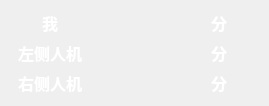
<?xml version="1.0" encoding="UTF-8"?>
<ui version="4.0">
 <class>ScorePanel</class>
 <widget class="QWidget" name="ScorePanel">
  <property name="geometry">
   <rect>
    <x>0</x>
    <y>0</y>
    <width>269</width>
    <height>102</height>
   </rect>
  </property>
  <property name="windowTitle">
   <string>Form</string>
  </property>
  <layout class="QGridLayout" name="gridLayout">
   <item row="0" column="0">
    <widget class="QLabel" name="myTitle">
     <property name="font">
      <font>
       <family>微软雅黑</family>
       <pointsize>12</pointsize>
       <bold>true</bold>
      </font>
     </property>
     <property name="styleSheet">
      <string notr="true">color: rgb(255, 255, 255);</string>
     </property>
     <property name="text">
      <string>我</string>
     </property>
     <property name="alignment">
      <set>Qt::AlignmentFlag::AlignCenter</set>
     </property>
    </widget>
   </item>
   <item row="0" column="1">
    <widget class="QLabel" name="myScore">
     <property name="font">
      <font>
       <family>微软雅黑</family>
       <pointsize>12</pointsize>
       <bold>true</bold>
      </font>
     </property>
     <property name="styleSheet">
      <string notr="true">color: rgb(255, 255, 255);</string>
     </property>
     <property name="text">
      <string/>
     </property>
     <property name="alignment">
      <set>Qt::AlignmentFlag::AlignCenter</set>
     </property>
    </widget>
   </item>
   <item row="0" column="2">
    <widget class="QLabel" name="score1">
     <property name="font">
      <font>
       <family>微软雅黑</family>
       <pointsize>12</pointsize>
       <bold>true</bold>
      </font>
     </property>
     <property name="styleSheet">
      <string notr="true">color: rgb(255, 255, 255);</string>
     </property>
     <property name="text">
      <string>分</string>
     </property>
     <property name="alignment">
      <set>Qt::AlignmentFlag::AlignCenter</set>
     </property>
    </widget>
   </item>
   <item row="1" column="0">
    <widget class="QLabel" name="leftTitle">
     <property name="font">
      <font>
       <family>微软雅黑</family>
       <pointsize>12</pointsize>
       <bold>true</bold>
      </font>
     </property>
     <property name="styleSheet">
      <string notr="true">color: rgb(255, 255, 255);</string>
     </property>
     <property name="text">
      <string>左侧人机</string>
     </property>
     <property name="alignment">
      <set>Qt::AlignmentFlag::AlignCenter</set>
     </property>
    </widget>
   </item>
   <item row="1" column="1">
    <widget class="QLabel" name="leftScore">
     <property name="font">
      <font>
       <family>微软雅黑</family>
       <pointsize>12</pointsize>
       <bold>true</bold>
      </font>
     </property>
     <property name="styleSheet">
      <string notr="true">color: rgb(255, 255, 255);</string>
     </property>
     <property name="text">
      <string/>
     </property>
     <property name="alignment">
      <set>Qt::AlignmentFlag::AlignCenter</set>
     </property>
    </widget>
   </item>
   <item row="1" column="2">
    <widget class="QLabel" name="score2">
     <property name="font">
      <font>
       <family>微软雅黑</family>
       <pointsize>12</pointsize>
       <bold>true</bold>
      </font>
     </property>
     <property name="styleSheet">
      <string notr="true">color: rgb(255, 255, 255);</string>
     </property>
     <property name="text">
      <string>分</string>
     </property>
     <property name="alignment">
      <set>Qt::AlignmentFlag::AlignCenter</set>
     </property>
    </widget>
   </item>
   <item row="2" column="0">
    <widget class="QLabel" name="rightTitle">
     <property name="font">
      <font>
       <family>微软雅黑</family>
       <pointsize>12</pointsize>
       <bold>true</bold>
      </font>
     </property>
     <property name="styleSheet">
      <string notr="true">color: rgb(255, 255, 255);</string>
     </property>
     <property name="text">
      <string>右侧人机</string>
     </property>
     <property name="alignment">
      <set>Qt::AlignmentFlag::AlignCenter</set>
     </property>
    </widget>
   </item>
   <item row="2" column="1">
    <widget class="QLabel" name="rightScore">
     <property name="font">
      <font>
       <family>微软雅黑</family>
       <pointsize>12</pointsize>
       <bold>true</bold>
      </font>
     </property>
     <property name="styleSheet">
      <string notr="true">color: rgb(255, 255, 255);</string>
     </property>
     <property name="text">
      <string/>
     </property>
     <property name="alignment">
      <set>Qt::AlignmentFlag::AlignCenter</set>
     </property>
    </widget>
   </item>
   <item row="2" column="2">
    <widget class="QLabel" name="score3">
     <property name="font">
      <font>
       <family>微软雅黑</family>
       <pointsize>12</pointsize>
       <bold>true</bold>
      </font>
     </property>
     <property name="styleSheet">
      <string notr="true">color: rgb(255, 255, 255);</string>
     </property>
     <property name="text">
      <string>分</string>
     </property>
     <property name="alignment">
      <set>Qt::AlignmentFlag::AlignCenter</set>
     </property>
    </widget>
   </item>
  </layout>
 </widget>
 <resources/>
 <connections/>
</ui>
